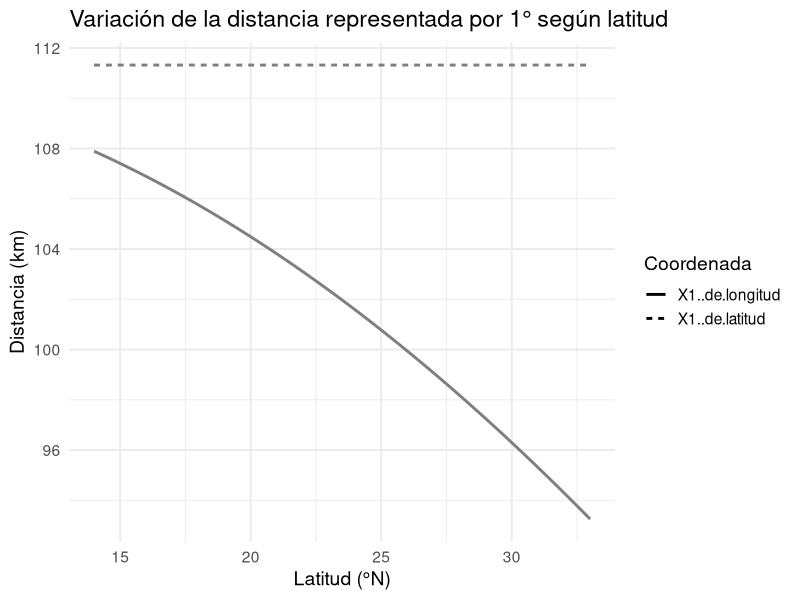

Write the R code that produced this figure.
## ---- chunk 1
#| label: fig-1grado

library(ggplot2)
library(reshape2)

# Latitudes para México
latitudes <- seq(14, 33, length.out = 200)
earth_radius_km <- 6371
deg_to_rad <- pi / 180

# Calcular longitudes
length_lon_km <- deg_to_rad * earth_radius_km * cos(latitudes * deg_to_rad)
length_lat_km <- rep(111.32, length(latitudes))

# Data frame
df <- data.frame(
  Latitud = latitudes,
  `1° de longitud` = length_lon_km,
  `1° de latitud` = length_lat_km
)

df_long <- melt(df, id.vars = "Latitud")

# Plot
ggplot(df_long, aes(x = Latitud, y = value, color = variable, linetype = variable)) +
  geom_line(size = 1) +
  scale_color_manual(values = c("1° de longitud" = "orange", "1° de latitud" = "blue")) +
  labs(
    title = "Variación de la distancia representada por 1° según latitud",
    x = "Latitud (°N)", y = "Distancia (km)",
    color = "Coordenada", linetype = "Coordenada"
  ) +
  theme_minimal(base_size = 14)
